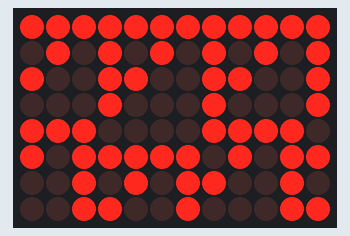
A sketch run on a simulated Arduino Uno R4 WiFi. Shown: 12×8 LED matrix.

Above: at 0.12 s.
At 4.87 s:
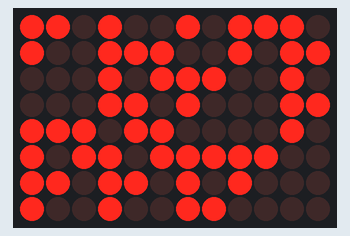
At 9.87 s:
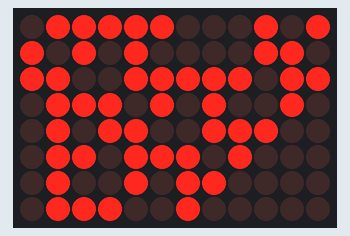
At 19.87 s:
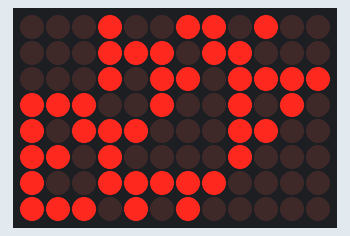
At 29.63 s:
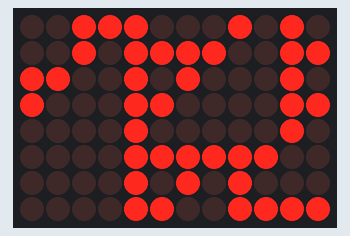
At 39.63 s:
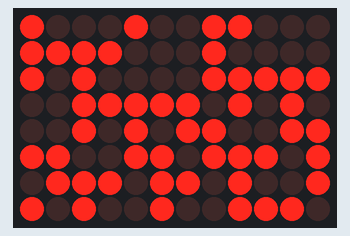

The sketch:

Simple_CA.ino
```cpp
// Simple 1D cellular automata //

#include "Arduino_LED_Matrix.h"

ArduinoLEDMatrix matrix;

#define WIDTH   12
#define HEIGHT  8

  uint8_t grid[HEIGHT][WIDTH];
  bool state[WIDTH] = {1, 0, 0, 0, 0, 0, 0, 0, 0, 0, 0, 0};
  bool k;


void setup() {

  matrix.begin();

}

void loop() {

  for (int y = 0; y < HEIGHT; y++) {

    for (int x=0; x < WIDTH; x++) {

      k = k ^ state[x];
      state[x] = k;

      if (state[x] == 1) grid[y][x] = 1;
      else grid[y][x] = 0;

    }

  }

  matrix.renderBitmap(grid, 8, 12);

  delay(250);

}
```
